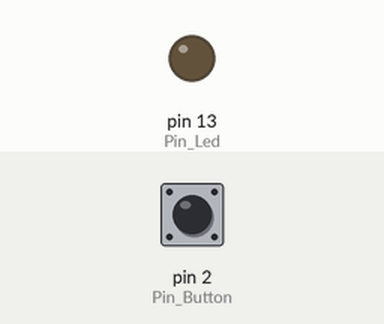
Recording of a sketch running on a simulated Arduino Uno, built with avr-gcc and run on an emulated ATmega328P. Shown: output pins drawn as LEDs (lit = HIGH). The test bench sets the inputs (shaded band); at power-on: pin 2 (Pin_Button) LOW.

Above: at 1.2 s.
1.3 s: pin 2 (Pin_Button) pulled HIGH for 0.15 s
At 1.37 s:
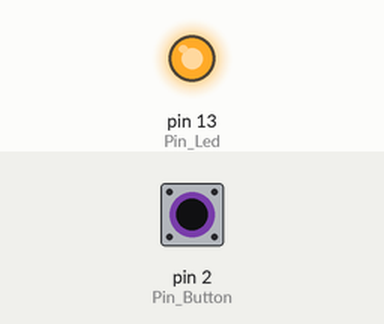
2.9 s: pin 2 (Pin_Button) pulled HIGH for 3.2 s
At 6.4 s:
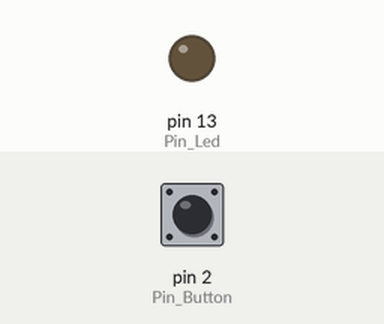
Timing chart, 0 to 7.9 s (numbered marks = the images above; inputs shaded):
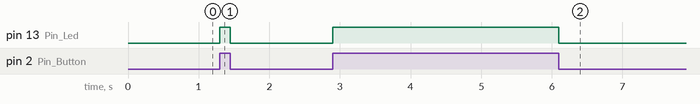

Measured:
- after the input at 1.3 s, pin 13 (Pin_Led): LOW → HIGH at once, → LOW 0.15 s later
- after the input at 2.9 s, pin 13 (Pin_Led): LOW → HIGH at once, → LOW 3.2 s later

The sketch:

ifelse.ino
```cpp
const int Pin_Button = 2;
const int Pin_Led = 13;

int State_Button = 0;

void setup() {
  pinMode(Pin_Button, INPUT);
  pinMode(Pin_Led, OUTPUT);
}

void loop() {
  State_Button = digitalRead(Pin_Button);

  if(State_Button == HIGH)
  {
    digitalWrite(Pin_Led, HIGH);
  }

  else
  {
    digitalWrite(Pin_Led, LOW);
  }
}
```
